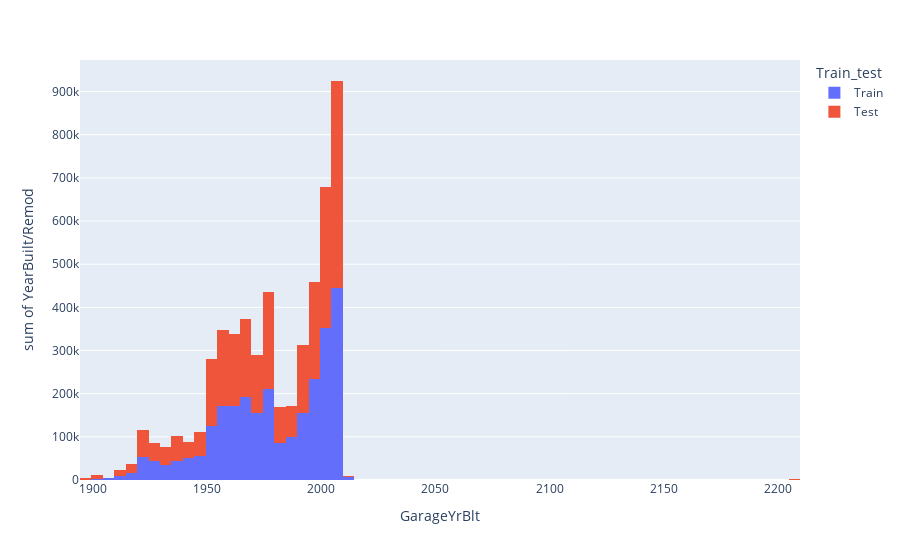

This figure's notebook cell:
### Markdown cell above
### GarageYrlBlt

### Code cell
px.histogram(df, x="GarageYrBlt", y="YearBuilt/Remod", color="Train_test")

### Figure 1 — Plotly figure (JSON) as saved in the notebook; plotly's stock layout.template omitted (floating-point values rounded to 4 significant figures; data arrays with more than 128 entries replaced by an {"elided": "..."} marker saying what was removed)
{"data": [{"alignmentgroup": "True", "bingroup": "x", "histfunc": "sum", "hovertemplate": "Train_test=Train<br>GarageYrBlt=%{x}<br>sum of YearBuilt/Remod=%{y}<extra></extra>", "legendgroup": "Train", "marker": {"color": "#636efa", "pattern": {"shape": ""}}, "name": "Train", "offsetgroup": "Train", "orientation": "v", "showlegend": true, "type": "histogram", "x": {"elided": "1459 int values"}, "xaxis": "x", "y": {"elided": "1459 int values"}, "yaxis": "y"}, {"alignmentgroup": "True", "bingroup": "x", "histfunc": "sum", "hovertemplate": "Train_test=Test<br>GarageYrBlt=%{x}<br>sum of YearBuilt/Remod=%{y}<extra></extra>", "legendgroup": "Test", "marker": {"color": "#EF553B", "pattern": {"shape": ""}}, "name": "Test", "offsetgroup": "Test", "orientation": "v", "showlegend": true, "type": "histogram", "x": {"elided": "1459 int values"}, "xaxis": "x", "y": {"elided": "1459 int values"}, "yaxis": "y"}], "layout": {"barmode": "relative", "legend": {"title": {"text": "Train_test"}, "tracegroupgap": 0}, "margin": {"t": 60}, "xaxis": {"anchor": "y", "domain": [0, 1], "title": {"text": "GarageYrBlt"}}, "yaxis": {"anchor": "x", "domain": [0, 1], "title": {"text": "sum of YearBuilt/Remod"}}}}
